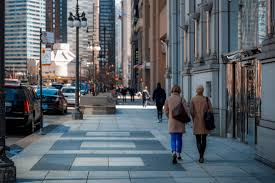
#> input picture city.jpeg, 275 x 183 px, given in place of the camera
$ python 'webcam line detection.py'
#> lines starting #> are read from the running program, lines starting #| are printed output that depends on the picture; after the words box and inside, x2 and y2 are one past the last pixel; in counts of white or black regions, pixels touching at a corner belong together
import cv2
import numpy as np
import warnings
import serial
import time

cam = cv2.VideoCapture(0, cv2.CAP_V4L2)
cam.set(cv2.CAP_PROP_FRAME_WIDTH, 640)
cam.set(cv2.CAP_PROP_FRAME_HEIGHT, 480)
cam.set(cv2.CAP_PROP_FPS, 30)

if __name__ == '__main__':
    ser = serial.Serial('/dev/ttyACM0', 9600, timeout=1)
    ser.reset_input_buffer()
    x_range = []
else:
    ser = None

while True:
    if ser is not None:
        for i in range(len(x_range)):
            if x_range[i] != 0:
                print(f"Sending x_range: {x_range[i]}")
                ser.write(str.encode(str(x_range[i])))
                i += 1


    check, frame = cam.read()
#> frame is the input picture: shape (183, 275, 3); mean B, G, R 106.4, 100, 92.6
    image = cv2.resize(frame, (640,480))
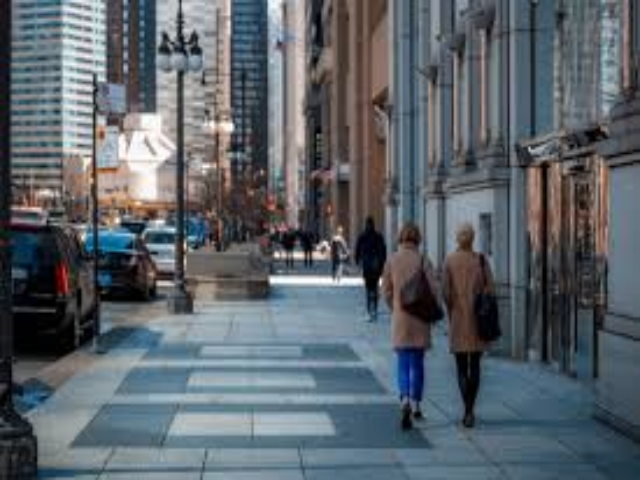
#> image: shape (480, 640, 3); mean B, G, R 106.3, 99.9, 92.4

    #Greyscale
    image = cv2.cvtColor(image, cv2.COLOR_BGR2GRAY)
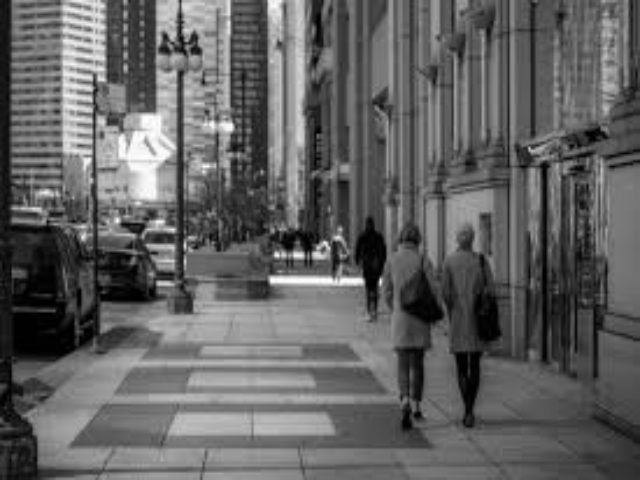
#> image: shape (480, 640); min 0, max 255, mean 98.4

    #Threshold 120 is threshold, 255 is what we assign if it is below this
    _, image = cv2.threshold(image, 150, 255, cv2.THRESH_BINARY)
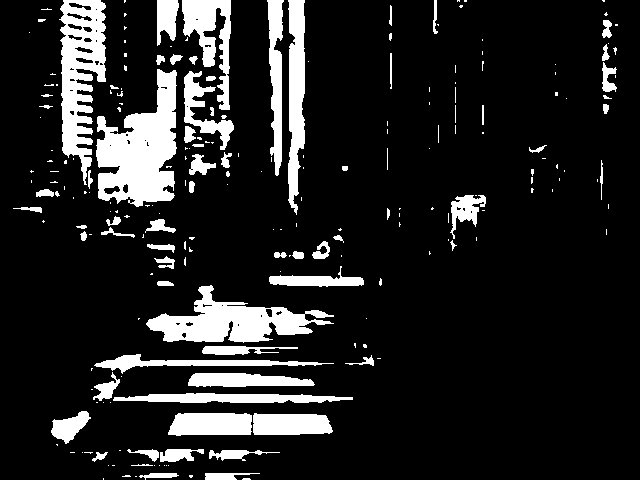
#> image: shape (480, 640); 13.7% white; 222 white regions (151 under 20 px), largest, box (x1, y1, x2, y2) and area: (96, 69, 177, 207) 6659, (59, 0, 106, 185) 4920, (146, 285, 334, 343) 4873
    _, image = cv2.threshold(image, 150, 255, cv2.THRESH_OTSU)

    #image = cv2.blur(image, (5,5))

    image = cv2.GaussianBlur(image, (5,5), 0)
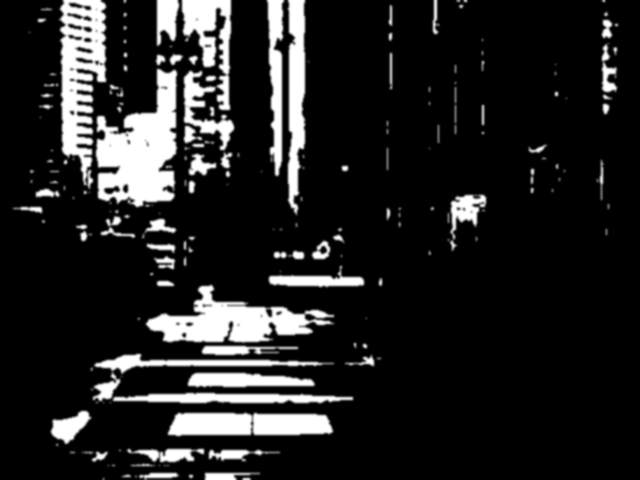
#> image: shape (480, 640); min 0, max 255, mean 35

    image = cv2.bilateralFilter(image, 9, 75, 75)
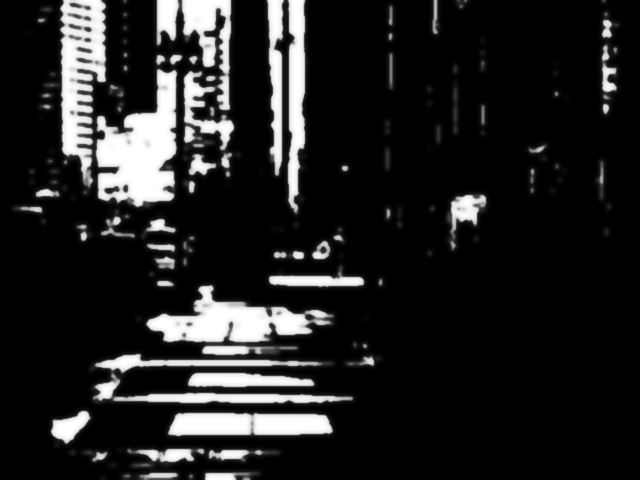
#> image: shape (480, 640); min 0, max 255, mean 34.8

    #Canny
    image = cv2.Canny(image, 350,400,3)
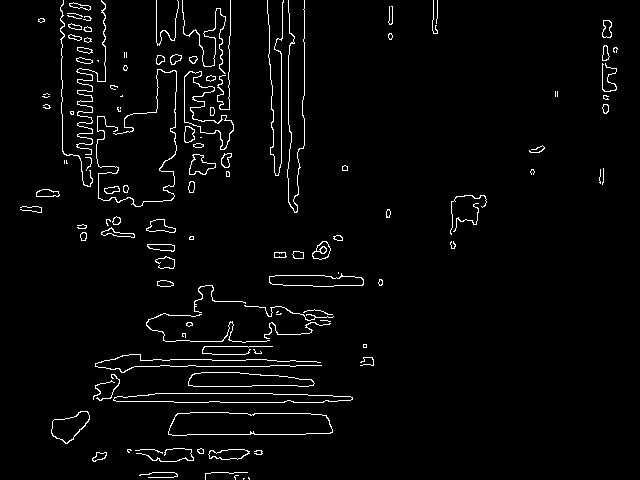
#> image: shape (480, 640); 2.9% white in thin lines or dots

    #Countours (needs canny)
    contours, hierarchy = cv2.findContours(image, cv2.RETR_EXTERNAL, cv2.CHAIN_APPROX_NONE)
#> contours = 122 contours, 70 with area under 20; largest, box (x1, y1, x2, y2) and area: (168, 412, 333, 436) 3316, (113, 393, 353, 403) 1763, (188, 372, 315, 387) 1380, (184, 71, 234, 150) 1296, (269, 273, 364, 287) 879
    #print("Number of Contours Found = " + str(len(contours)))
    img = cv2.cvtColor(image, cv2.COLOR_GRAY2BGR)
#> img: shape (480, 640, 3); 2.9% white in thin lines or dots
    cv2.drawContours(img, contours, -1, (255,255,255),2)
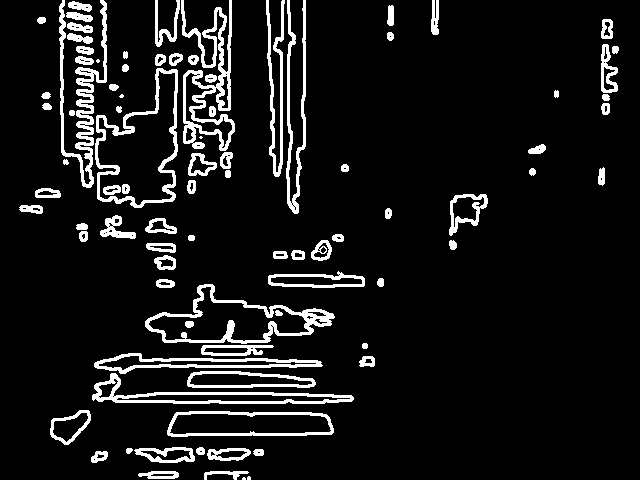
#> img: shape (480, 640, 3); 8.9% white; 88 white regions (5 under 20 px), largest, box (x1, y1, x2, y2) and area: (181, 0, 235, 151) 2723, (59, 0, 107, 188) 2249, (145, 284, 335, 344) 2095

    # image1 = cv2.imread("image.jpg", cv2.IMREAD_GRAYSCALE)
    image1 = cv2.cvtColor(img, cv2.COLOR_BGR2GRAY)

    lines = cv2.HoughLinesP(image1, 1, np.pi/180.0, 100, minLineLength=100, maxLineGap=10)
#> lines = 43 rows, first 6: [289, 207, 289, 0], [288, 132, 288, 0], [280, 144, 282, 0], [130, 366, 321, 366], [268, 0, 274, 175], [98, 401, 351, 401]
    image2 = cv2.cvtColor(image1, cv2.COLOR_GRAY2BGR)

#> (the run stopped early here; a loop or call above may not have finished)
